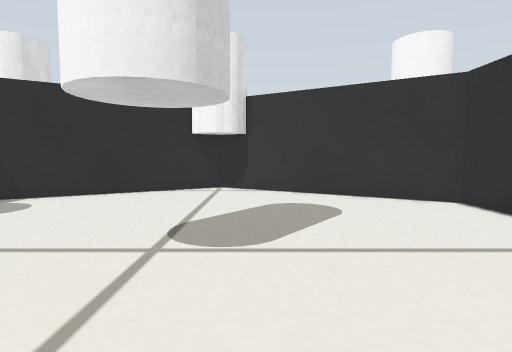
view 1 (above)

16 first-person views from a walk through a world built for the Gazebo simulator. The camera is 0.19 m above the floor, tilts 4° down and sees 80° across. The floor is counted in squares, 0.1 m on a side. Each view is taken from the middle of a square. On the plan, view 1 faces up. The plan holds only what a view shows up to about 17 squares ahead; the rest is blank. The place goes on beyond the plan.

view 2
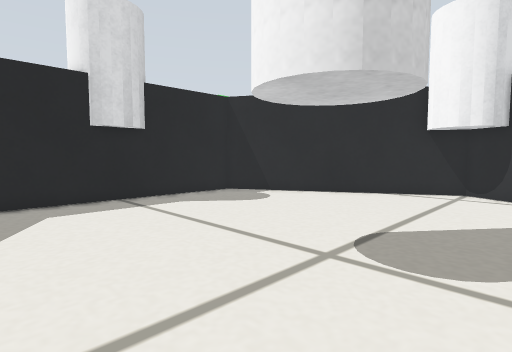

view 3
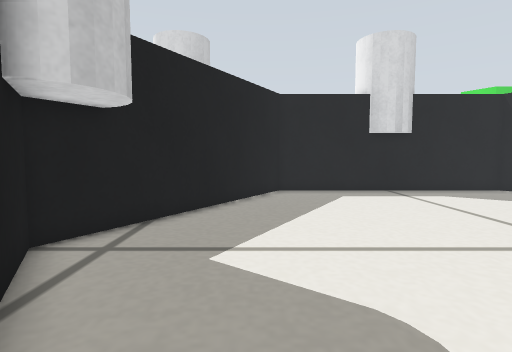

view 4
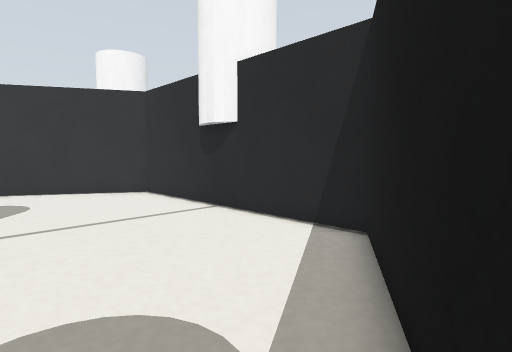

view 5
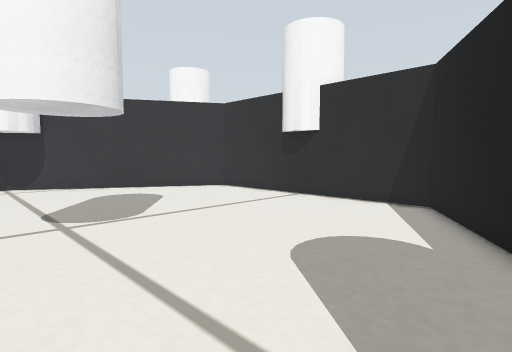

view 6
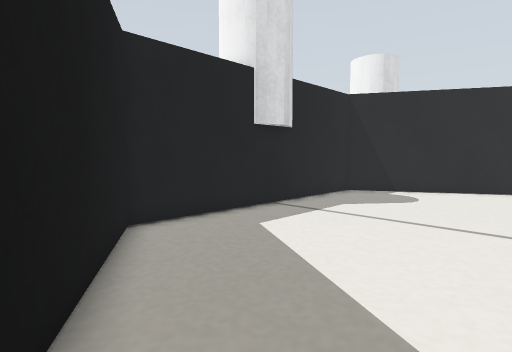

view 7
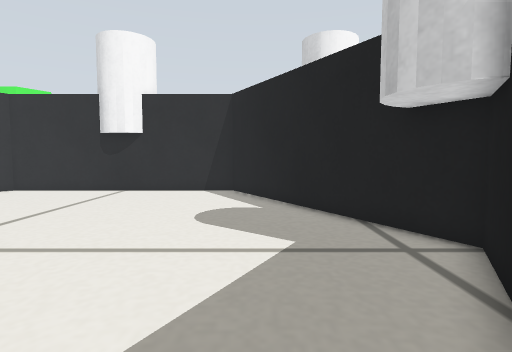

view 8
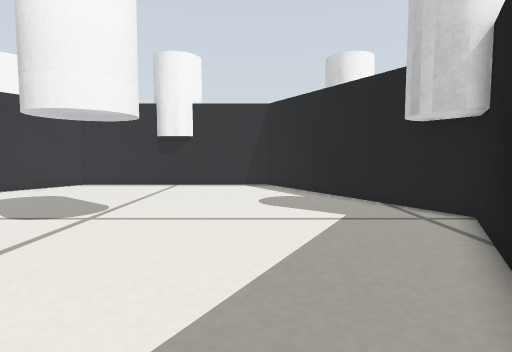

view 9
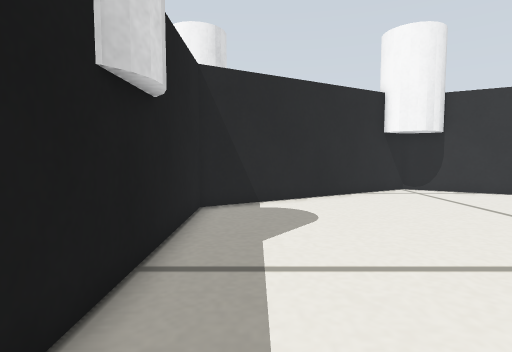

view 10
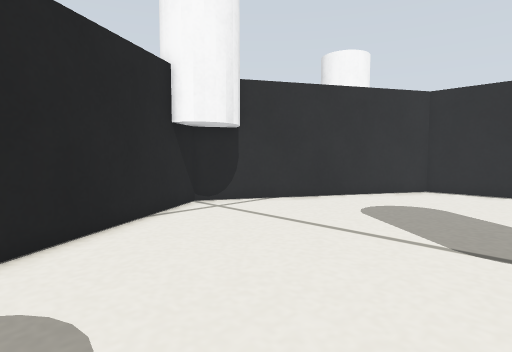

view 11
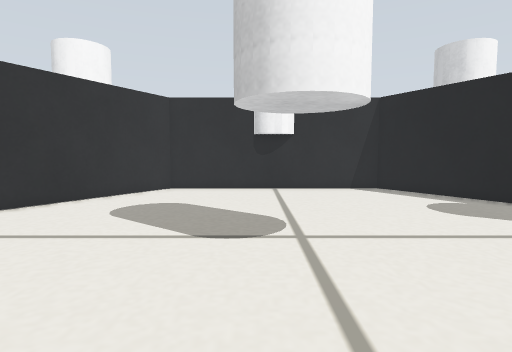

view 12
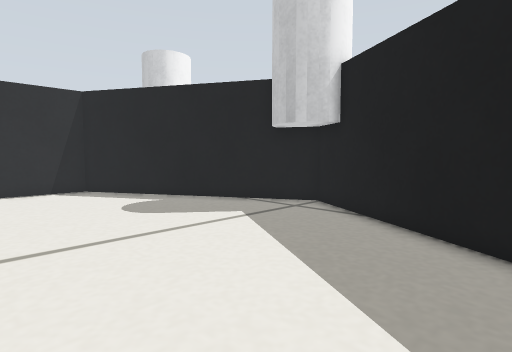

view 13
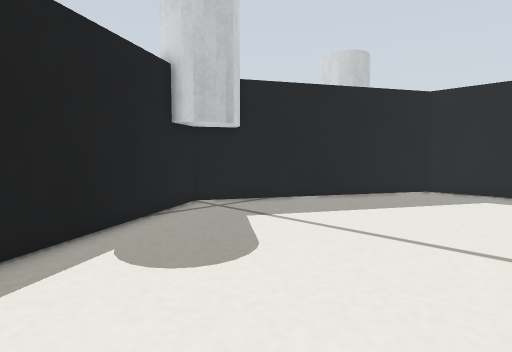

view 14
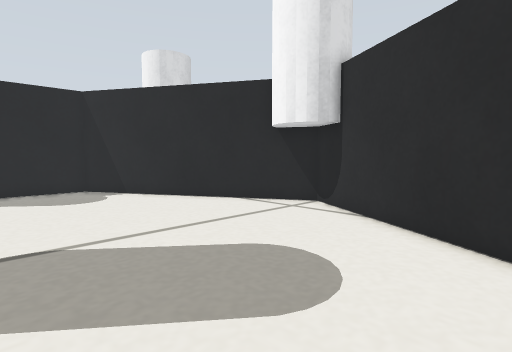

view 15
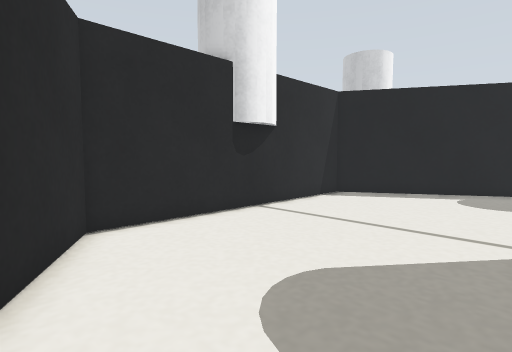

view 16
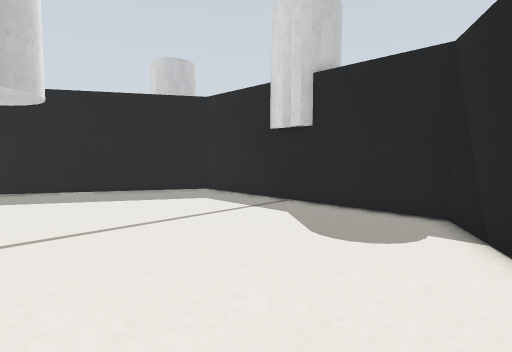

### Floor plan
Points are (right, up) in squares from view 1. A wall is a line through its corners. A room is listed if a view was taken in it or the views show most of it. See-through windows are left out.
Room 1 (views 1, 2, 3, 4, 5, 6, 7, 8, 9, 10, 11, 12, 13, 14, 15, 16)
walls: (-12, 4.6) (-12, 0.2) (-3.4, -4.8); (8, 7.4) (8, 11.8) (-0.5, 16.7); (-3.4, 16.8) (-12, 11.8) (-12, 7.4); (-0.6, -4.8) (8, 0.2) (8, 4.6)
objects: white cylinder (-14, 5) to (-12, 7); white cylinder (-3, -6) to (-1, -4); white cylinder (-3, 5) to (-1, 7); white cylinder (-3, 16) to (-1, 18); white cylinder (8, 5) to (10, 7)

Positions as (right, up) in squares from view 1, and headings:
1: (0, 0), facing up
2: (1, 1), facing up-left
3: (4, -1), facing left
4: (1, -3), facing up-right
5: (-4, -3), facing up-right
6: (-4, -3), facing up-left
7: (-8, -1), facing right
8: (-11, 1), facing right
9: (-10, 1), facing up
10: (-9, 7), facing up-right
11: (-9, 7), facing right
12: (-9, 5), facing down-right
13: (5, 5), facing down-left
14: (5, 7), facing up-left
15: (0, 14), facing down-right
16: (-2, 14), facing down-left
